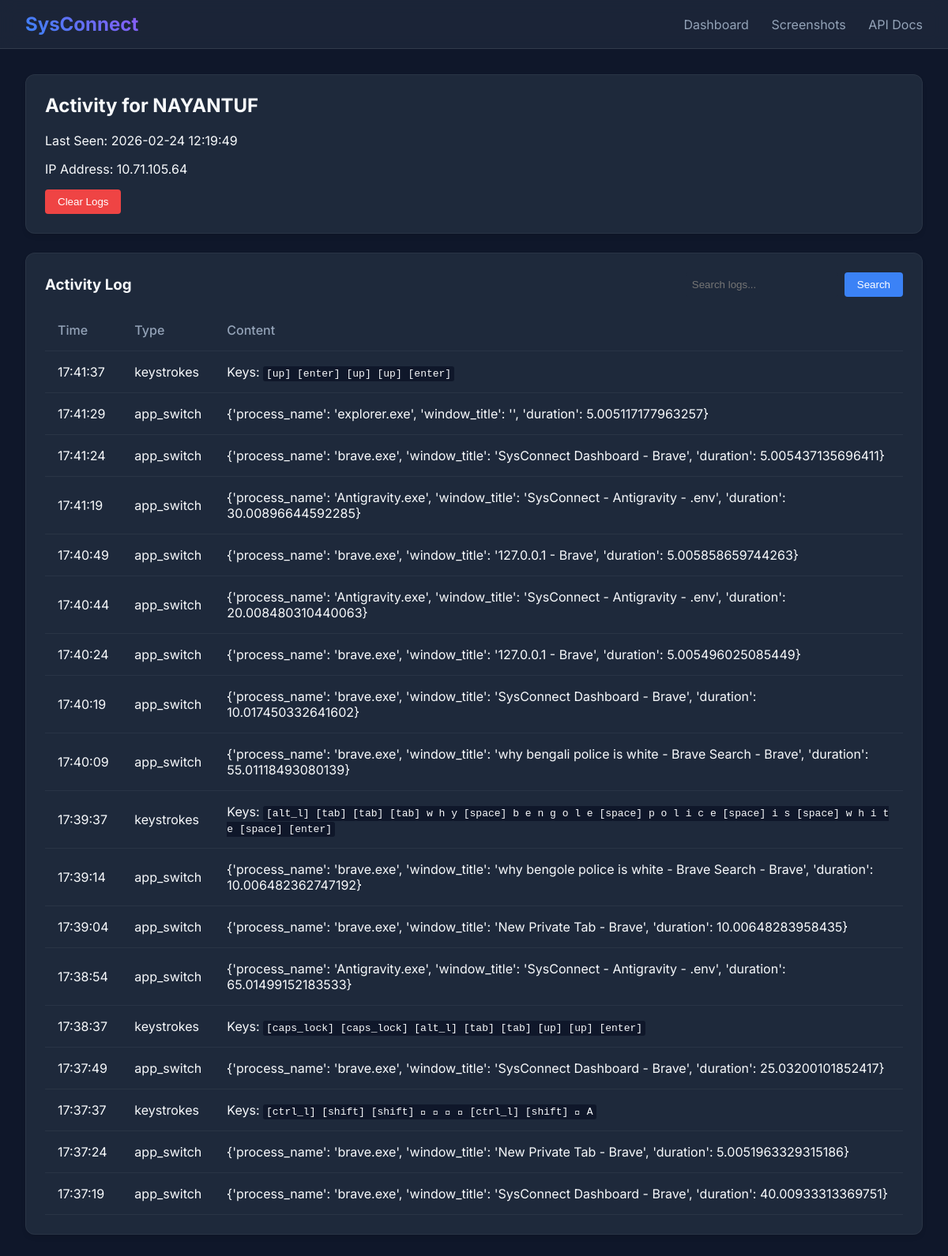
The app's page /agent/1, older data.
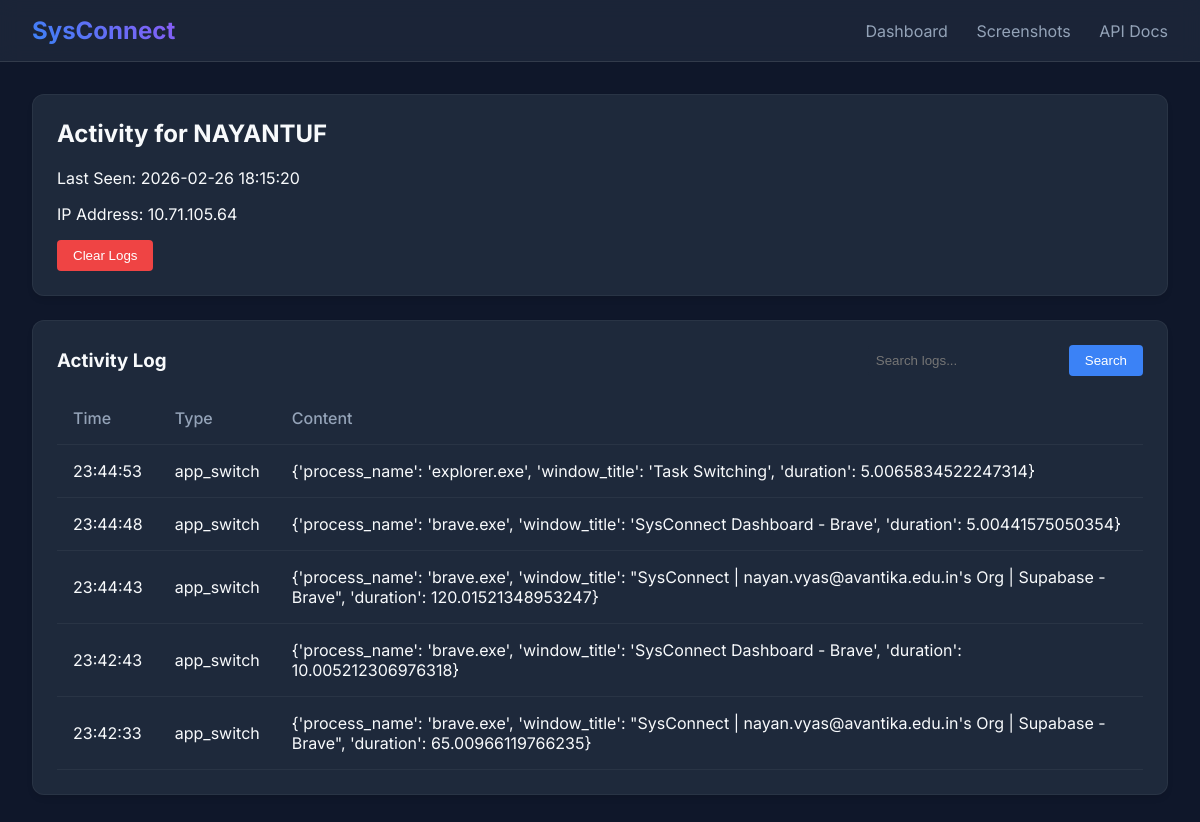
The same page, newer data.
### models.py (models this page shows)
class Agent(Base):
    __tablename__ = "agents"
    id = Column(Integer, primary_key=True, index=True)
    hostname = Column(String, unique=True, index=True)
    ip_address = Column(String)
    last_seen = Column(DateTime(timezone=True), server_default=func.now())
    config = Column(JSON, default={}) # Store remote config here
    activities = relationship("ActivityLog", back_populates="agent")
    screenshots = relationship("Screenshot", back_populates="agent")

class ActivityLog(Base):
    __tablename__ = "activity_logs"
    id = Column(Integer, primary_key=True, index=True)
    agent_id = Column(Integer, ForeignKey("agents.id"))
    timestamp = Column(DateTime(timezone=True), server_default=func.now())
    log_type = Column(String) # "window", "url", "idle", "keystroke"
    content = Column(JSON) # Structured data: {"title": "...", "duration": ...}
    agent = relationship("Agent", back_populates="activities")

### main.py (the view)
@app.get("/agent/{agent_id}")
async def agent_detail(agent_id: int, request: Request, q: Optional[str] = None, db: AsyncSession = Depends(get_db)):
    result = await db.execute(select(models.Agent).where(models.Agent.id == agent_id))
    agent = result.scalars().first()
    if not agent:
        raise HTTPException(status_code=404, detail="Agent not found")
    from sqlalchemy import cast, String
    log_query = select(models.ActivityLog).where(models.ActivityLog.agent_id == agent_id)
    if q:
        log_query = log_query.filter(
            (models.ActivityLog.log_type.ilike(f"%{q}%")) |
            (cast(models.ActivityLog.content, String).ilike(f"%{q}%"))
        )
    log_query = log_query.order_by(models.ActivityLog.timestamp.desc()).limit(100)
    log_result = await db.execute(log_query)
    logs = log_result.scalars().all()
    return templates.TemplateResponse("agent_detail.html", {
        "request": request,
        "agent": agent,
        "logs": logs,
        "q": q or ""
    })

### templates/agent_detail.html
{% extends "base.html" %}
{% block content %}
<div class="card">
    <h2>Activity for {{ agent.hostname }}</h2>
    <p>Last Seen: {{ agent.last_seen }}</p>
    <p>IP Address: {{ agent.ip_address }}</p>
    <form action="/agent/{{ agent.id }}/clear_logs" method="post"
        onsubmit="return confirm('Are you sure? This will delete all activity logs for this agent.');"
        style="margin-top: 1rem;">
        <button type="submit"
            style="background-color: var(--danger); color: white; border: none; padding: 0.5rem 1rem; border-radius: 4px; cursor: pointer;">Clear
            Logs</button>
    </form>
</div>
<div class="card">
    <div style="display: flex; justify-content: space-between; align-items: center; margin-bottom: 1rem;">
        <h3 style="margin: 0;">Activity Log</h3>
        <form action="/agent/{{ agent.id }}" method="get" style="display: flex; gap: 0.5rem;">
            <input type="text" name="q" value="{{ q }}" placeholder="Search logs..."
                style="padding: 0.5rem; border: 1px solid var(--border-color); border-radius: 4px; background: var(--card-bg); color: var(--text-color);">
            <button type="submit"
                style="background-color: var(--accent); color: white; border: none; padding: 0.5rem 1rem; border-radius: 4px; cursor: pointer;">Search</button>
        </form>
    </div>
    <table>
        <thead>
            <tr>
                <th>Time</th>
                <th>Type</th>
                <th>Content</th>
            </tr>
        </thead>
        <tbody>
            {% for log in logs %}
            <tr>
                <td>{{ log.timestamp.strftime('%H:%M:%S') }}</td>
                <td>{{ log.log_type }}</td>
                <td>
                    {% if log.log_type == 'window' %}
                    {{ log.content.get('process_name') }} - {{ log.content.get('window_title') }}
                    {% elif log.log_type == 'idle' %}
                    Idle for {{ log.content.get('duration')|round(1) }}s
                    {% elif log.log_type == 'keystrokes' %}
                    Keys:
                    <span
                        style="font-family: monospace; background: var(--bg-color); padding: 2px 4px; border-radius: 3px;">
                        {% for key in log.content.get('keys') %}
                        {% if key.get('key').startswith('Key.') %}
                        [{{ key.get('key').replace('Key.', '') }}]
                        {% else %}
                        {{ key.get('key') }}
                        {% endif %}
                        {% endfor %}
                    </span>
                    {% else %}
                    {{ log.content }}
                    {% endif %}
                </td>
            </tr>
            {% endfor %}
        </tbody>
    </table>
</div>
{% endblock %}

### templates/base.html (shortened to what this page needs)
<!DOCTYPE html>
<html lang="en">
<head>
    <link rel="stylesheet" href="/static/style.css">
</head>
<body>
    <nav class="navbar">
        <h1>SysConnect</h1>
        <div class="nav-links">
            <a href="/dashboard">Dashboard</a>
            <a href="/gallery">Screenshots</a>
            <a href="/docs">API Docs</a>
        </div>
    </nav>
    <div class="container">
        {% block content %}{% endblock %}
    </div>
</body>
</html>

### static/style.css (style rules this page uses)
:root { --bg-color: #0f172a; --card-bg: #1e293b; --text-primary: #f8fafc; --text-secondary: #94a3b8; --accent: #3b82f6; --accent-hover: #2563eb; --danger: #ef4444; --success: #22c55e; }
body { background-color: var(--bg-color); color: var(--text-primary); font-family: 'Inter', system-ui, -apple-system, sans-serif; margin: 0; padding: 0; }
.navbar { background: rgba(30, 41, 59, 0.8); backdrop-filter: blur(10px); border-bottom: 1px solid rgba(255, 255, 255, 0.1); padding: 1rem 2rem; display: flex; justify-content: space-between; align-items: center; position: sticky; top: 0; z-index: 100; }
.navbar h1 { margin: 0; font-size: 1.5rem; background: linear-gradient(45deg, #3b82f6, #8b5cf6); -webkit-background-clip: text; background-clip: text; -webkit-text-fill-color: transparent; }
.nav-links a { color: var(--text-secondary); text-decoration: none; margin-left: 1.5rem; transition: color 0.2s; }
.container { padding: 2rem; max-width: 1200px; margin: 0 auto; }
.card { background: var(--card-bg); border-radius: 12px; padding: 1.5rem; margin-bottom: 1.5rem; border: 1px solid rgba(255, 255, 255, 0.05); box-shadow: 0 4px 6px -1px rgba(0, 0, 0, 0.1); }
.card h2 { margin-top: 0; color: var(--text-primary); }
table { width: 100%; border-collapse: collapse; }
th, td { padding: 1rem; text-align: left; border-bottom: 1px solid rgba(255, 255, 255, 0.05); }
th { color: var(--text-secondary); font-weight: 500; }

Row changes from the older to the newer data that the page shows:
removed ActivityLog: timestamp "17:41:37", log_type "keystrokes", get "up" "enter" "up" "up" "enter"
removed ActivityLog: timestamp "17:41:29", log_type "app_switch", content "{'process_name': 'explorer.exe', 'window_title': '', 'duration': 5.005117177963257}"
removed ActivityLog: timestamp "17:41:24", log_type "app_switch", content "{'process_name': 'brave.exe', 'window_title': 'SysConnect Dashboard - Brave', 'duration': 5.005437135696411}"
removed ActivityLog: timestamp "17:41:19", log_type "app_switch", content "{'process_name': 'Antigravity.exe', 'window_title': 'SysConnect - Antigravity - .env', 'duration': 30.00896644592285}"
removed ActivityLog: timestamp "17:40:49", log_type "app_switch", content "{'process_name': 'brave.exe', 'window_title': '127.0.0.1 - Brave', 'duration': 5.005858659744263}"
removed ActivityLog: timestamp "17:40:44", log_type "app_switch", content "{'process_name': 'Antigravity.exe', 'window_title': 'SysConnect - Antigravity - .env', 'duration': 20.008480310440063}"
removed ActivityLog: timestamp "17:40:24", log_type "app_switch", content "{'process_name': 'brave.exe', 'window_title': '127.0.0.1 - Brave', 'duration': 5.005496025085449}"
removed ActivityLog: timestamp "17:40:19", log_type "app_switch", content "{'process_name': 'brave.exe', 'window_title': 'SysConnect Dashboard - Brave', 'duration': 10.017450332641602}"
removed ActivityLog: timestamp "17:40:09", log_type "app_switch", content "{'process_name': 'brave.exe', 'window_title': 'why bengali police is white - Brave Search - Brave', 'duration': 55.01118493080139}"
removed ActivityLog: timestamp "17:39:37", log_type "keystrokes", get "alt_l" "tab" "tab" "tab" "space" "space" "space" "space" "space" "enter", get "w" "h" "y" "b" "e" "n" "g" "o" "l" "e" "p" "o" "l" "i" "c" "e" "i" "s" "w" "h" "i" "t" "e"
removed ActivityLog: timestamp "17:39:14", log_type "app_switch", content "{'process_name': 'brave.exe', 'window_title': 'why bengole police is white - Brave Search - Brave', 'duration': 10.006482362747192}"
removed ActivityLog: timestamp "17:39:04", log_type "app_switch", content "{'process_name': 'brave.exe', 'window_title': 'New Private Tab - Brave', 'duration': 10.00648283958435}"
removed ActivityLog: timestamp "17:38:54", log_type "app_switch", content "{'process_name': 'Antigravity.exe', 'window_title': 'SysConnect - Antigravity - .env', 'duration': 65.01499152183533}"
removed ActivityLog: timestamp "17:38:37", log_type "keystrokes", get "caps_lock" "caps_lock" "alt_l" "tab" "tab" "up" "up" "enter"
removed ActivityLog: timestamp "17:37:49", log_type "app_switch", content "{'process_name': 'brave.exe', 'window_title': 'SysConnect Dashboard - Brave', 'duration': 25.03200101852417}"
removed ActivityLog: timestamp "17:37:37", log_type "keystrokes", get "ctrl_l" "shift" "shift" "ctrl_l" "shift", get "\u0001" "\u0012" "\u0012" "\u0012" "\u0012" "A"
removed ActivityLog: timestamp "17:37:24", log_type "app_switch", content "{'process_name': 'brave.exe', 'window_title': 'New Private Tab - Brave', 'duration': 5.0051963329315186}"
removed ActivityLog: timestamp "17:37:19", log_type "app_switch", content "{'process_name': 'brave.exe', 'window_title': 'SysConnect Dashboard - Brave', 'duration': 40.00933313369751}"
changed Agent "NAYANTUF": last_seen "2026-02-24 12:19:49" → "2026-02-26 18:15:20"
added ActivityLog: timestamp "23:44:53", log_type "app_switch", content "{'process_name': 'explorer.exe', 'window_title': 'Task Switching', 'duration': 5.0065834522247314}"
added ActivityLog: timestamp "23:44:48", log_type "app_switch", content "{'process_name': 'brave.exe', 'window_title': 'SysConnect Dashboard - Brave', 'duration': 5.00441575050354}"
added ActivityLog: timestamp "23:44:43", log_type "app_switch", content "{'process_name': 'brave.exe', 'window_title': \"SysConnect | nayan.vyas@avantika.edu.in's Org | Supabase - Brave\", 'duration': 120.01521348953247}"
added ActivityLog: timestamp "23:42:43", log_type "app_switch", content "{'process_name': 'brave.exe', 'window_title': 'SysConnect Dashboard - Brave', 'duration': 10.005212306976318}"
added ActivityLog: timestamp "23:42:33", log_type "app_switch", content "{'process_name': 'brave.exe', 'window_title': \"SysConnect | nayan.vyas@avantika.edu.in's Org | Supabase - Brave\", 'duration': 65.00966119766235}"
